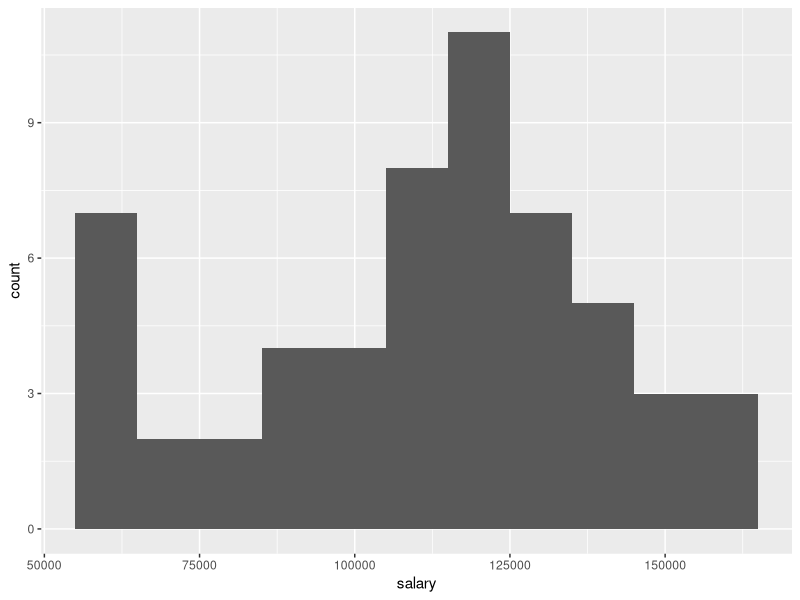
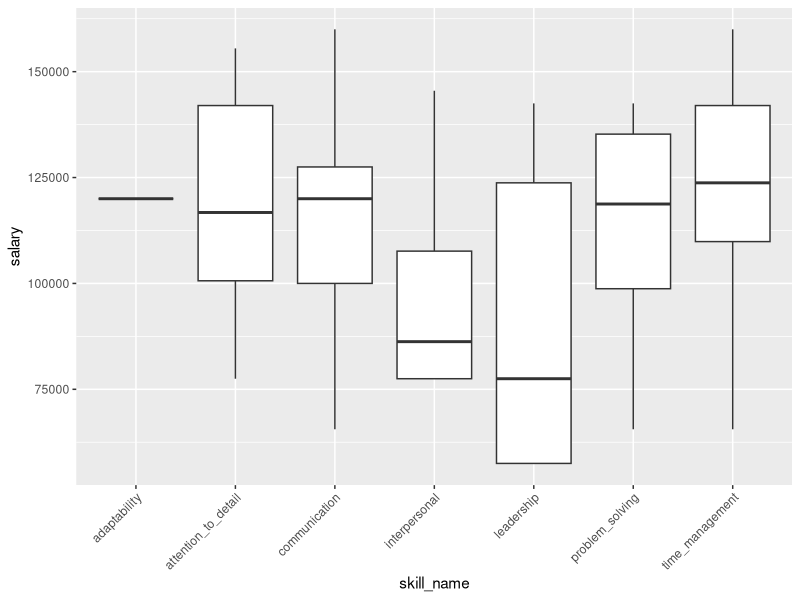
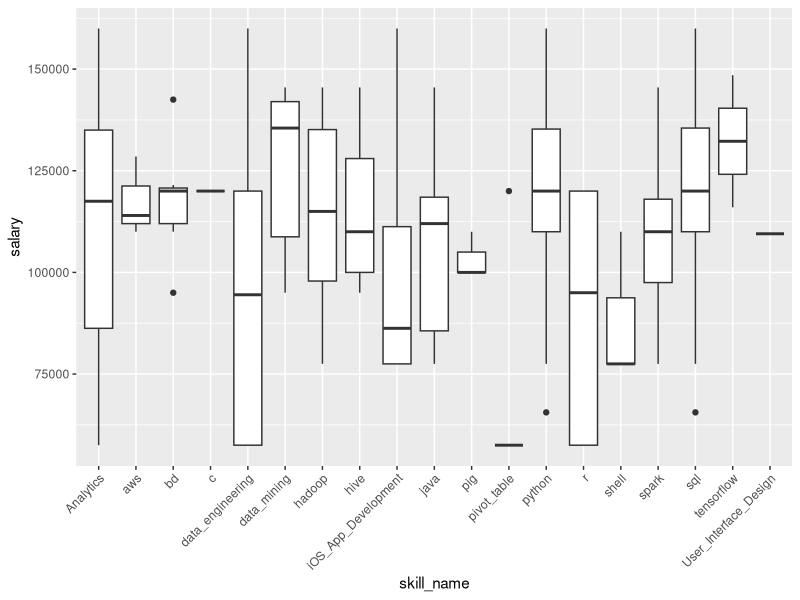
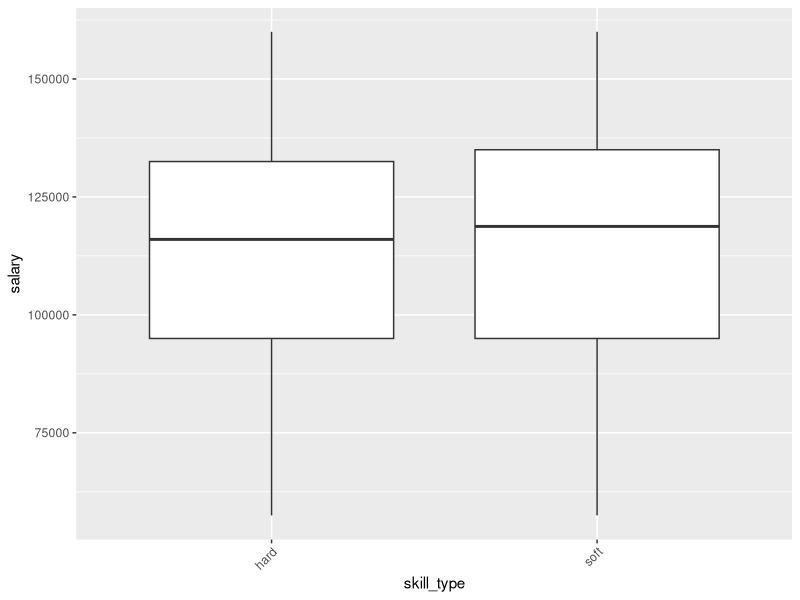

These charts were generated, in order, by the following R code:
## ---- chunk 1
knitr::opts_chunk$set(echo = TRUE)
## ---- chunk 2
library(dplyr)
library(ggplot2)
library(stringr)
library(tidyr)
## ---- chunk 3
# THIS NEEDS TO BE IMPORTED FROM SQL TABLE!
df <- read.csv('../data/clean/clean.tsv', sep='\t', stringsAsFactors=FALSE)
## ---- chunk 4
del <- df$metadata[1]
salary <- df %>% filter(metadata != del, 
                        metadata != '',
                        str_detect(metadata, '\\$') == TRUE,
                        str_detect(metadata, 'hour') == FALSE)
## ---- chunk 5
head(salary$metadata)
## ---- chunk 6

extract_salary <- function(s) {
    has_dollar_sign <- str_detect(s, '\\$')
    if (has_dollar_sign == FALSE) {
        return(NA)
    } else {
        
        contains_range <- str_detect(s, ' - ')
        
        if (contains_range == TRUE) {
            text_range <- unlist(str_extract_all(s, '\\$[0-9,]+'))
            numeric_range <- as.numeric(str_remove_all(text_range, ',|\\$'))
            return(mean(c(numeric_range[1], numeric_range[2])))
        } else {
            as_text <- str_extract_all(s, '\\$[0-9,]+')
            as_numeric <- as.numeric(str_remove_all(as_text, ',|\\$'))
            return(as_numeric)
        }
    }
}
## ---- chunk 7
extract_salary('This is not a salary')
extract_salary('$150,000 (depending on experience)')
extract_salary('$100,000 - $135,000')
## ---- chunk 8
salary$salary <- as.numeric(lapply(salary$metadata, extract_salary))
head(salary$salary)
## ---- chunk 9
ggplot(salary, aes(salary)) + 
    geom_histogram(binwidth=10000)
## ---- chunk 10
quantile(salary$salary, c(0, .1, .25, .5, .75, .9, .95, .99))
## ---- chunk 11
skills_long <- salary %>%
    select(url, salary, city, softskill_communication:hardskill_shell) %>%
    gather(skill_name, skill, softskill_communication:hardskill_shell, factor_key=TRUE) %>%
    filter(skill == TRUE) %>%
    select(url, salary, city, skill_name)
## ---- chunk 12
soft_skills <- skills_long %>% 
    filter(str_detect(skill_name, 'softskill') == TRUE) %>%
    mutate(skill_name = str_remove(skill_name, 'softskill_')) %>%
    arrange(desc(salary))
## ---- chunk 13
ggplot(soft_skills, aes(skill_name, salary)) +
    geom_boxplot() +
    theme(axis.text.x=element_text(angle=45, hjust=1))
## ---- chunk 14
soft_skills %>% 
    group_by(skill_name) %>% 
    summarize(avg_salary=mean(salary)) %>%
    arrange(desc(avg_salary))
## ---- chunk 15
hard_skills <- skills_long %>% 
    filter(str_detect(skill_name, 'hardskill') == TRUE) %>%
    mutate(skill_name = str_remove(skill_name, 'hardskill_')) %>%
    arrange(desc(salary))

ggplot(hard_skills, aes(skill_name, salary)) +
    geom_boxplot() +
    theme(axis.text.x=element_text(angle=45, hjust=1))
## ---- chunk 16
hard_skills %>% 
    group_by(skill_name) %>% 
    summarize(avg_salary=mean(salary)) %>%
    arrange(desc(avg_salary))
## ---- chunk 17
hard_soft <- skills_long %>%
    mutate(skill_type = ifelse(str_detect(skills_long$skill_name, 'softskill_') == TRUE, 'soft', 'hard')) %>%
    arrange(desc(salary))

ggplot(hard_soft, aes(skill_type, salary)) +
    geom_boxplot() +
    theme(axis.text.x=element_text(angle=45, hjust=1))
## ---- chunk 18
hard_soft %>% 
    group_by(skill_type) %>% 
    summarize(avg_salary=mean(salary)) %>%
    arrange(desc(avg_salary))
